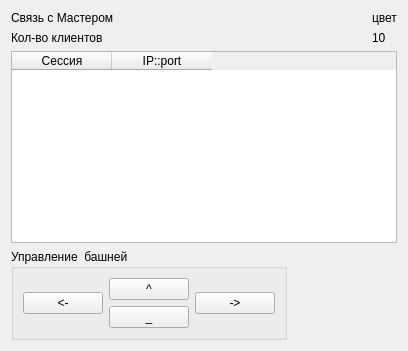
<?xml version="1.0" encoding="UTF-8"?>
<ui version="4.0">
 <class>SlaveFormClass</class>
 <widget class="QWidget" name="SlaveFormClass">
  <property name="geometry">
   <rect>
    <x>0</x>
    <y>0</y>
    <width>408</width>
    <height>351</height>
   </rect>
  </property>
  <property name="windowTitle">
   <string>Form</string>
  </property>
  <layout class="QGridLayout" name="gridLayout_2">
   <item row="0" column="0">
    <widget class="QLabel" name="lConnectMaster">
     <property name="text">
      <string>Связь с Мастером</string>
     </property>
    </widget>
   </item>
   <item row="0" column="2">
    <widget class="QLabel" name="lColor">
     <property name="maximumSize">
      <size>
       <width>30</width>
       <height>16777215</height>
      </size>
     </property>
     <property name="text">
      <string>цвет</string>
     </property>
    </widget>
   </item>
   <item row="1" column="0">
    <widget class="QLabel" name="lCountClient">
     <property name="text">
      <string>Кол-во клиентов</string>
     </property>
    </widget>
   </item>
   <item row="1" column="2">
    <widget class="QLabel" name="lCount">
     <property name="text">
      <string>10</string>
     </property>
    </widget>
   </item>
   <item row="2" column="0" colspan="3">
    <widget class="QTableWidget" name="table">
     <column>
      <property name="text">
       <string>Сессия</string>
      </property>
     </column>
     <column>
      <property name="text">
       <string>IP::port</string>
      </property>
     </column>
    </widget>
   </item>
   <item row="3" column="0">
    <widget class="QGroupBox" name="groupBox">
     <property name="title">
      <string>Управление  башней</string>
     </property>
     <layout class="QGridLayout" name="gridLayout">
      <item row="0" column="0" rowspan="2">
       <widget class="QPushButton" name="bLeft">
        <property name="text">
         <string>&lt;-</string>
        </property>
       </widget>
      </item>
      <item row="0" column="1">
       <widget class="QPushButton" name="bUp">
        <property name="text">
         <string>^</string>
        </property>
       </widget>
      </item>
      <item row="0" column="2" rowspan="2">
       <widget class="QPushButton" name="bRight">
        <property name="text">
         <string>-&gt;</string>
        </property>
       </widget>
      </item>
      <item row="1" column="1">
       <widget class="QPushButton" name="bDown">
        <property name="text">
         <string>_</string>
        </property>
       </widget>
      </item>
     </layout>
    </widget>
   </item>
   <item row="3" column="1">
    <spacer name="horizontalSpacer">
     <property name="orientation">
      <enum>Qt::Horizontal</enum>
     </property>
     <property name="sizeHint" stdset="0">
      <size>
       <width>94</width>
       <height>20</height>
      </size>
     </property>
    </spacer>
   </item>
  </layout>
 </widget>
 <resources/>
 <connections/>
</ui>
